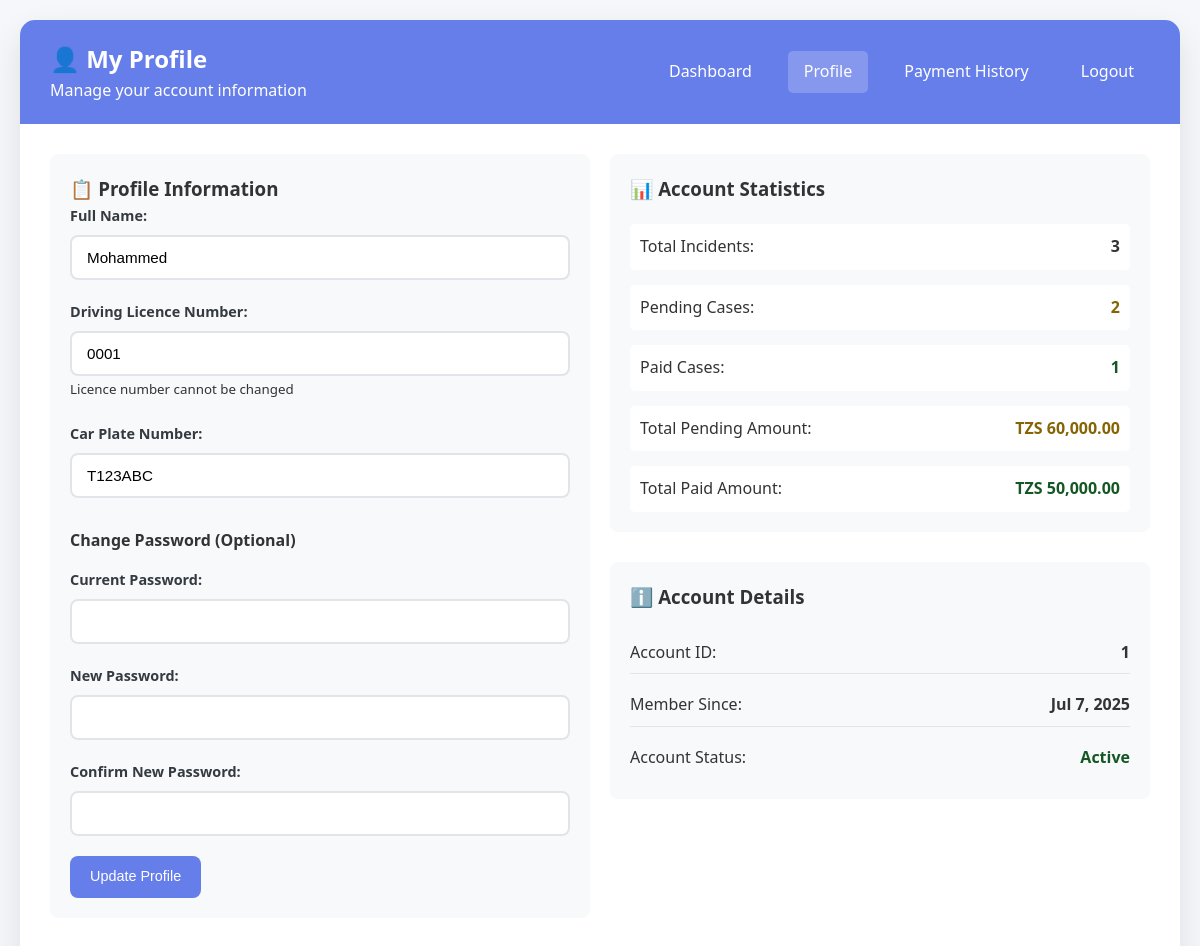
Screenshot of /user/profile.php (signed in) with the database file from the repository.
### tables this page shows
CREATE TABLE `users` (
  `id` int(11) NOT NULL,
  `name` varchar(100) NOT NULL,
  `licence_no` varchar(50) NOT NULL,
  `plate_no` varchar(20) NOT NULL,
  `password` varchar(255) NOT NULL,
  `role` enum('user') DEFAULT 'user',
  `created_at` timestamp NOT NULL DEFAULT current_timestamp()
);

### config/database.php (called while the page is built, shortened)
<?php
function formatCurrency($amount) {
    return 'TZS ' . number_format($amount, 2);
}
?>

### user/profile.php (the view, shortened to what this page needs)
<?php
require_once '../config/database.php';
$database = new Database();
$conn = $database->getConnection();
$user_query = "SELECT * FROM users WHERE id = ?";
$user_stmt = $conn->prepare($user_query);
$user_stmt->execute([$_SESSION['user_id']]);
$user = $user_stmt->fetch(PDO::FETCH_ASSOC);
$stats_query = "SELECT
                    COUNT(*) as total_incidents,
                    COUNT(CASE WHEN status = 'Pending' THEN 1 END) as pending_incidents,
                    COUNT(CASE WHEN status = 'Paid' THEN 1 END) as paid_incidents,
                    SUM(CASE WHEN status = 'Pending' THEN o.amount_tzs ELSE 0 END) as total_pending,
                    SUM(CASE WHEN status = 'Paid' THEN o.amount_tzs ELSE 0 END) as total_paid
                FROM incidents i
                JOIN offences o ON i.offence_id = o.id
                WHERE i.user_id = ?";
$stats_stmt = $conn->prepare($stats_query);
$stats_stmt->execute([$_SESSION['user_id']]);
$stats = $stats_stmt->fetch(PDO::FETCH_ASSOC);
?>
<!DOCTYPE html>
<html lang="en">
<head>
    <link rel="stylesheet" href="../assets/css/style.css">
</head>
<body>
    <div class="container">
        <div class="dashboard">
            <div class="dashboard-header">
                <div>
                    <h2>👤 My Profile</h2>
                    <p>Manage your account information</p>
                </div>
                <div class="dashboard-nav">
                    <a href="dashboard.php">Dashboard</a>
                    <a href="profile.php" class="active">Profile</a>
                    <a href="payment_history.php">Payment History</a>
                    <a href="../auth/logout.php">Logout</a>
                </div>
            </div>
            <div class="dashboard-content">
                <div class="form-grid">
                    <div>
                        <div style="background: #f8f9fa; padding: 20px; border-radius: 8px; margin-bottom: 30px;">
                            <h3>📋 Profile Information</h3>
                            <form method="POST">
                                <div class="form-group">
                                    <label for="name">Full Name:</label>
                                    <input type="text" name="name" id="name" value="<?php echo htmlspecialchars($user['name']); ?>" required>
                                </div>
                                <div class="form-group">
                                    <label for="licence_no">Driving Licence Number:</label>
                                    <input type="text" name="licence_no" id="licence_no"
                                           value="<?php echo htmlspecialchars($user['licence_no']); ?>" readonly>
                                    <small>Licence number cannot be changed</small>
                                </div>
                                <div class="form-group">
                                    <label for="plate_no">Car Plate Number:</label>
                                    <input type="text" name="plate_no" id="plate_no"
                                           value="<?php echo htmlspecialchars($user['plate_no']); ?>" required>
                                </div>
                                <h4 style="margin-top: 30px; margin-bottom: 15px;">Change Password (Optional)</h4>
                                <div class="form-group">
                                    <label for="current_password">Current Password:</label>
                                    <input type="password" name="current_password" id="current_password">
                                </div>
                                <div class="form-group">
                                    <label for="new_password">New Password:</label>
                                    <input type="password" name="new_password" id="new_password" minlength="6">
                                </div>
                                <div class="form-group">
                                    <label for="confirm_password">Confirm New Password:</label>
                                    <input type="password" name="confirm_password" id="confirm_password" minlength="6">
                                </div>
                                <button type="submit" class="btn btn-primary">Update Profile</button>
                            </form>
                        </div>
                    </div>
                    <div>
                        <div style="background: #f8f9fa; padding: 20px; border-radius: 8px; margin-bottom: 30px;">
                            <h3>📊 Account Statistics</h3>
                            <div style="display: grid; gap: 15px; margin-top: 20px;">
                                <div style="display: flex; justify-content: space-between; align-items: center; padding: 10px; background: white; border-radius: 5px;">
                                    <span>Total Incidents:</span>
                                    <strong><?php echo $stats['total_incidents']; ?></strong>
                                </div>
                                <div style="display: flex; justify-content: space-between; align-items: center; padding: 10px; background: white; border-radius: 5px;">
                                    <span>Pending Cases:</span>
                                    <strong style="color: #856404;"><?php echo $stats['pending_incidents']; ?></strong>
                                </div>
                                <div style="display: flex; justify-content: space-between; align-items: center; padding: 10px; background: white; border-radius: 5px;">
                                    <span>Paid Cases:</span>
                                    <strong style="color: #155724;"><?php echo $stats['paid_incidents']; ?></strong>
                                </div>
                                <div style="display: flex; justify-content: space-between; align-items: center; padding: 10px; background: white; border-radius: 5px;">
                                    <span>Total Pending Amount:</span>
                                    <strong style="color: #856404;"><?php echo formatCurrency($stats['total_pending'] ?? 0); ?></strong>
                                </div>
                                <div style="display: flex; justify-content: space-between; align-items: center; padding: 10px; background: white; border-radius: 5px;">
                                    <span>Total Paid Amount:</span>
                                    <strong style="color: #155724;"><?php echo formatCurrency($stats['total_paid'] ?? 0); ?></strong>
                                </div>
                            </div>
                        </div>
                        <div style="background: #f8f9fa; padding: 20px; border-radius: 8px;">
                            <h3>ℹ️ Account Details</h3>
                            <div style="display: grid; gap: 10px; margin-top: 20px;">
                                <div style="display: flex; justify-content: space-between; padding: 8px 0; border-bottom: 1px solid #e1e5e9;">
                                    <span>Account ID:</span>
                                    <strong><?php echo $user['id']; ?></strong>
                                </div>
                                <div style="display: flex; justify-content: space-between; padding: 8px 0; border-bottom: 1px solid #e1e5e9;">
                                    <span>Member Since:</span>
                                    <strong><?php echo date('M j, Y', strtotime($user['created_at'])); ?></strong>
                                </div>
                                <div style="display: flex; justify-content: space-between; padding: 8px 0;">
                                    <span>Account Status:</span>
                                    <strong style="color: #155724;">Active</strong>
                                </div>
                            </div>
                        </div>
                    </div>
                </div>
            </div>
        </div>
    </div>
</body>
</html>

### assets/css/style.css (style rules this page uses)
* { margin: 0; padding: 0; box-sizing: border-box; }
:root { --primary-color: #667eea; --primary-dark: #5a6fd8; --secondary-color: #6c757d; --success-color: #28a745; --warning-color: #ffc107; --danger-color: #dc3545; --info-color: #17a2b8; --light-color: #f8f9fa; --dark-color: #343a40; --white: #ffffff; --border-color: #e1e5e9; --text-color: #333; --text-muted: #6c757d; --sidebar-width: 280px; --header-height: 70px; --border-radius: 8px; --box-shadow: 0 2px 10px rgba(0, 0, 0, 0.1); --transition: all 0.3s ease; }
body { font-family: "Segoe UI", Tahoma, Geneva, Verdana, sans-serif; background: #f5f7fa; color: var(--text-color); line-height: 1.6; }
.form-grid { display: grid; grid-template-columns: repeat(auto-fit, minmax(300px, 1fr)); gap: 20px; }
.form-group { margin-bottom: 20px; }
.form-group label { display: block; margin-bottom: 8px; font-weight: 600; color: var(--dark-color); font-size: 0.9rem; }
.form-group input, .form-group select, .form-group textarea { width: 100%; padding: 12px 15px; border: 2px solid var(--border-color); border-radius: var(--border-radius); font-size: 0.95rem; transition: var(--transition); background: white; }
.btn { display: inline-flex; align-items: center; justify-content: center; padding: 10px 20px; border: none; border-radius: var(--border-radius); font-size: 0.9rem; font-weight: 500; text-decoration: none; cursor: pointer; transition: var(--transition); line-height: 1.5; gap: 8px; }
.btn-primary { background: var(--primary-color); color: white; }
.container { max-width: 1200px; margin: 0 auto; padding: 20px; }
.dashboard { background: white; border-radius: 15px; box-shadow: 0 15px 35px rgba(0, 0, 0, 0.1); overflow: hidden; }
.dashboard-header { background: var(--primary-color); color: white; padding: 20px 30px; display: flex; justify-content: space-between; align-items: center; }
.dashboard-nav { display: flex; gap: 20px; }
.dashboard-nav a { color: white; text-decoration: none; padding: 8px 16px; border-radius: 5px; transition: var(--transition); }
.dashboard-nav a:hover, .dashboard-nav a.active { background: rgba(255, 255, 255, 0.2); }
.dashboard-content { padding: 30px; }

### rows the page displays
users: name "Mohammed", licence_no "0001", plate_no "T123ABC", id "1", created_at "Jul 7, 2025"

### other values shown
$stats['total_incidents'] "3"
$stats['pending_incidents'] "2"
$stats['paid_incidents'] "1"
formatCurrency($stats['total_pending'] ?? 0) "TZS 60,000.00"
formatCurrency($stats['total_paid'] ?? 0) "TZS 50,000.00"
